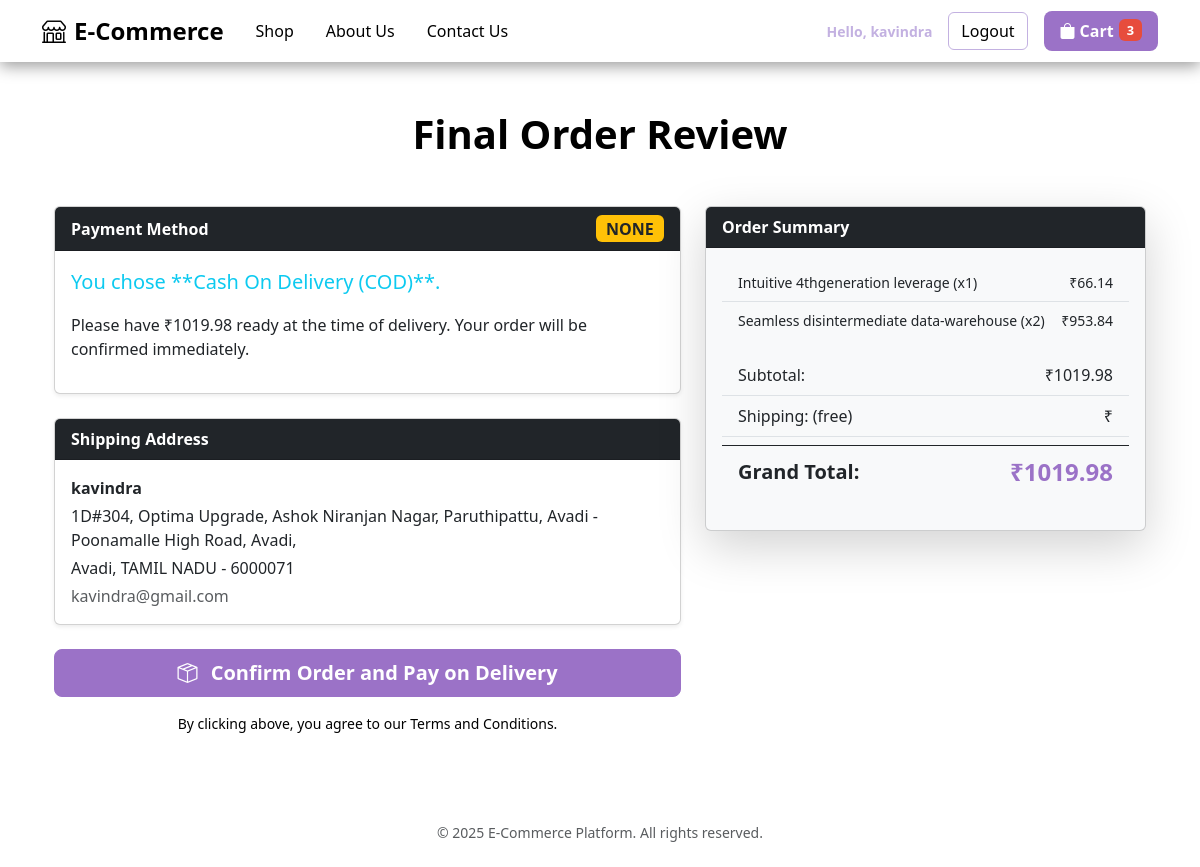
The page /initiate_payment/ (signed in) on the database its author committed.
### store/models.py (models this page shows, shortened)
class Order(models.Model):
    customer = models.ForeignKey(Customer, on_delete=models.SET_NULL, null=True, blank=True)
    date_ordered = models.DateTimeField(auto_now_add=True)
    complete = models.BooleanField(default=False)
    transaction_id = models.CharField(max_length=100, null=True)
    get_total_with_shipping = models.DecimalField(max_digits=10, decimal_places=2, default=0.00)
    @property
    def get_cart_total(self):
        orderitems = self.orderitem_set.all()
        total = sum([item.get_total for item in orderitems])
        return total
    @property
    def get_cart_items(self):
        orderitems = self.orderitem_set.all()
        total = sum([item.quantity for item in orderitems])
        return total
    def get_total_with_shipping(self):
        subtotal = self.get_cart_total
        shipping_cost = Decimal('0.00')
        return subtotal + shipping_cost

class OrderItem(models.Model):
    product = models.ForeignKey('Product', on_delete=models.SET_NULL, null=True)
    order = models.ForeignKey('Order', on_delete=models.SET_NULL, null=True)
    quantity = models.IntegerField(default=0, null=True, blank=True)
    date_added = models.DateTimeField(auto_now_add=True)
    @property
    def get_total(self):
        total = self.product.price * self.quantity
        return total

class Product(models.Model):
    category = models.ForeignKey(Category, on_delete=models.SET_NULL, null=True)
    name = models.CharField(max_length=200)
    price = models.DecimalField(max_digits=7, decimal_places=2)
    image = models.ImageField(upload_to='products/', null=True, blank=True)
    digital = models.BooleanField(default=False, null=True, blank=False)

class ShippingAddress(models.Model):
    customer = models.ForeignKey(Customer, on_delete=models.SET_NULL, null=True, blank=True)
    order = models.ForeignKey(Order, on_delete=models.SET_NULL, null=True, blank=True)
    name = models.CharField(max_length=200, null=False) # Maps to full_name from form
    email = models.CharField(max_length=200, null=True)
    address = models.CharField(max_length=200, null=False)
    address2 = models.CharField(max_length=200, null=True, blank=True)
    city = models.CharField(max_length=200, null=False)
    state = models.CharField(max_length=200, null=False)
    zipcode = models.CharField(max_length=200, null=False)
    date_added = models.DateTimeField(auto_now_add=True)

### store/views.py (the view)
# urls.py: path('initiate_payment/', views.initiate_payment, name='initiate_payment'),
def initiate_payment(request):
    order, shipping_address = get_current_order(request)
    if not order or not shipping_address:
         messages.error(request, "Order or shipping address is missing.")
         return redirect('store:checkout')
    payment_method = request.session.get('payment_method')
    try:
        subtotal = order.get_cart_total
        grand_total = subtotal + SHIPPING_FEE
    except AttributeError:
        grand_total = 0.00
        subtotal = 0.00
        messages.error(request, "Error calculating order total.")
        return redirect('store:checkout')
    context = {
        'order': order,
        'shipping_address': shipping_address,
        'payment_method': payment_method,
    }
    return render(request, 'store/initiate_payment.html', context)

### store/context_processors.py (called while the page is built, shortened)
def cart_context(request):
    cart_items_count = 0
    if request.user.is_authenticated:
        user = request.user
        try:
            customer = user.customer
        except ObjectDoesNotExist:
            customer = Customer.objects.create(
                user=user,
                name=user.username,
                email=user.email
            )
        order, created = Order.objects.get_or_create(customer=customer, complete=False)
        cart_items_count = order.get_cart_items
    return {'cart_items_count': cart_items_count}

### store/views.py (called while the page is built)
def get_current_order(request):
    if not request.user.is_authenticated:
        return None, None
    customer = request.user.customer
    order, created = Order.objects.get_or_create(customer=customer, complete=False)
    shipping_address = ShippingAddress.objects.filter(customer=customer).order_by('-date_added').first()
    return order, shipping_address

### store/templates/store/initiate_payment.html
{% extends 'base.html' %}
{% load static %}
{% block content %}
<div class="container my-5">
    <h1 class="fw-bold text-center mb-5 testimonial-heading">Final Order Review</h1>
    <div class="row g-4">
        <div class="col-lg-7">
            <div class="card shadow-sm mb-4">
                <div class="card-header bg-dark text-white fw-bold d-flex justify-content-between align-items-center">
                    Payment Method
                    <span class="badge bg-warning text-dark fs-6">{{ payment_method|upper }}</span>
                </div>
                <div class="card-body">
                    {% if payment_method == 'razorpay' %}
                        <p class="lead text-primary">You chose **Online Payment**.</p>
                        <p>You will be redirected to the secure Razorpay gateway in the next step to complete the payment for the total amount due.</p>
                    {% else %}
                        <p class="lead text-info">You chose **Cash On Delivery (COD)**.</p>
                        <p>Please have ₹{{ order.get_total_with_shipping|floatformat:2 }} ready at the time of delivery. Your order will be confirmed immediately.</p>
                    {% endif %}
                </div>
            </div>
            <div class="card shadow-sm mb-4">
                <div class="card-header bg-dark text-white fw-bold">Shipping Address</div>
                <div class="card-body">
                    {% if shipping_address %}
                        <p class="mb-1 fw-bold">{{ shipping_address.name }}</p>
                        <p class="mb-1">{{ shipping_address.address }}{% if shipping_address.address2 %}, {{ shipping_address.address2 }}{% endif %}</p>
                        <p class="mb-1">{{ shipping_address.city }}, {{ shipping_address.state }} - {{ shipping_address.zipcode }}</p>
                        <p class="mb-0 text-muted">{{ shipping_address.email }}</p>
                    {% else %}
                        <p class="text-danger">Error: Shipping address could not be loaded. Please return to checkout.</p>
                        <a href="{% url 'store:checkout' %}" class="btn btn-sm btn-outline-danger">Return to Checkout</a>
                    {% endif %}
                </div>
            </div>
            <div class="d-grid gap-2 mt-4">
                {% if payment_method == 'razorpay' %}
                    <a href="{% url 'store:process_razorpay_payment' %}" class="btn btn-success btn-lg fw-bold">
                        <i class="bi bi-shield-lock-fill me-2"></i> Proceed to Secure Payment
                    </a>
                {% else %}
                    <a href="{% url 'store:finalize_cod_order' %}" class="btn btn-primary btn-lg fw-bold">
                        <i class="bi bi-box-seam me-2"></i> Confirm Order and Pay on Delivery
                    </a>
                {% endif %}
            </div>
            <p class="text-center small mt-3">By clicking above, you agree to our Terms and Conditions.</p>
        </div>
        <div class="col-lg-5">
            <div class="card shadow-lg bg-light">
                <div class="card-header bg-dark text-white fw-bold">Order Summary</div>
                <div class="card-body">
                    <ul class="list-group list-group-flush mb-3 small">
                        {% for item in order.orderitem_set.all %}
                        <li class="list-group-item d-flex justify-content-between bg-light">
                            {{ item.product.name }} (x{{ item.quantity }})
                            <span>₹{{ item.get_total|floatformat:2 }}</span>
                        </li>
                        {% endfor %}
                    </ul>
<ul class="list-group list-group-flush mb-3">
    <li class="list-group-item d-flex justify-content-between align-items-center bg-light">
        Subtotal:
        <span>₹{{ order.get_cart_total|floatformat:2 }}</span>
    </li>
    <li class="list-group-item d-flex justify-content-between align-items-center bg-light">
        Shipping: (free)
        <span>₹{{ shipping_fee|floatformat:2 }}</span>
    </li>
    <li class="list-group-item d-flex justify-content-between align-items-center fw-bold fs-5 border-top border-dark mt-2 bg-light">
        Grand Total:
        <span class="fs-4 text-primary">
            ₹{{ order.get_cart_total|floatformat:2 }}
        </span>
    </li>
</ul>
                </div>
            </div>
        </div>
    </div>
</div>
{% endblock content %}

### store/templates/base.html (shortened to what this page needs)
{% load static %}
<!DOCTYPE html>
<html>
<head>
    <link href="https://cdn.jsdelivr.net/npm/bootstrap@5.3.3/dist/css/bootstrap.min.css" rel="stylesheet">
    <link rel="stylesheet" href="https://cdn.jsdelivr.net/npm/bootstrap-icons@1.11.3/font/bootstrap-icons.min.css">
</head>
<body>
    <nav class="navbar navbar-expand-lg navbar-pastel sticky-top">
        <div class="container-fluid container-xl">
            <a class="navbar-brand" href="{% url 'store:home' %}">
                <i class="bi bi-shop me-2"></i>E-Commerce
            </a>
            <div class="collapse navbar-collapse" id="navbarNav">
                <ul class="navbar-nav me-auto mb-2 mb-lg-0">
                    <li class="nav-item">
                        <a class="nav-link" href="{% url 'store:home' %}">Shop</a>
                    </li>
                    <li class="nav-item">
                        <a class="nav-link" href="{% url 'store:about' %}">About Us</a>
                    </li>
                    <li class="nav-item">
                        <a class="nav-link" href="{% url 'store:contact' %}">Contact Us</a>
                    </li>
                </ul>
                <div class="d-flex align-items-center">
                    {% if request.user.is_authenticated %}
                        <span class="text-light me-3 small">Hello, {{request.user.username}}</span>
                        <a href="{% url 'store:logout' %}" class="btn btn-outline-pastel me-3">Logout</a>
                    {% else %}
                        <a href="{% url 'store:login' %}" class="btn btn-outline-pastel me-3">Login</a>
                    {% endif %}
                    <a href="{% url 'store:cart' %}" class="btn btn-cart-pastel">
                        <i class="bi bi-bag-fill me-1"></i> Cart
                        <span class="badge" id="cart-count">
                            {{ cart_items_count|default:0 }}
                        </span>
                    </a>
                </div>
            </div>
        </div>
    </nav>
    <main class="container ">
            {% block content %}
            {% endblock content %}
    </main>
    <footer class="text-center py-4 mt-5 text-muted small">
        <div class="container">
            &copy; 2025 E-Commerce Platform. All rights reserved.
        </div>
    </footer>
</body>
</html>

### store/templates/base.html (style rules this page uses)
:root { --pastel-purple: #9B72C7; --accent-lavender: #C3B1E1; --off-white: #FFFFFF; --bs-primary: var(--pastel-purple); --bs-primary-rgb: 155, 114, 199; }
body { background-color: var(--soft-lavender); font-family: 'Segoe UI', Tahoma, Geneva, Verdana, sans-serif; color: var(--deep-violet); }
.navbar-pastel { background-color: var(--deep-violet) !important; box-shadow: 0 4px 15px rgba(0, 0, 0, 0.4); }
.navbar-pastel .navbar-brand { color: var(--soft-lavender) !important; font-weight: 700; font-size: 1.5rem; }
.navbar-pastel .nav-link { color: var(--soft-lavender) !important; transition: color 0.3s; padding-left: 1rem !important; padding-right: 1rem !important; }
.navbar-pastel .text-light { color: var(--accent-lavender) !important; font-weight: 600; }
.btn-outline-pastel { color: var(--soft-lavender); border-color: var(--accent-lavender); transition: all 0.3s; }
.btn-cart-pastel { background-color: var(--pastel-purple); color: var(--off-white); font-weight: bold; border: none; display: flex; align-items: center; padding: 0.5rem 1rem; border-radius: 0.5rem; transition: background-color 0.2s; }
.btn-cart-pastel .badge { background-color: #E74C3C !important; margin-left: 5px; font-size: 0.8rem; padding: 5px 8px; }
.btn-primary { background-color: var(--pastel-purple) !important; border-color: var(--pastel-purple) !important; transition: transform 0.2s, box-shadow 0.2s; }

### rows shown on the page
Order: get_total_with_shipping "1019.98", get_cart_total "1019.98"
ShippingAddress: name "kavindra", address "1D#304, Optima Upgrade, Ashok Niranjan Nagar, Paruthipattu, Avadi - Poonamalle High Road, Avadi,", city "Avadi", state "TAMIL NADU", zipcode "6000071", email "kavindra@gmail.com"
OrderItem: product.name "Intuitive 4thgeneration leverage", quantity "1", get_total "66.14"
OrderItem: product.name "Seamless disintermediate data-warehouse", quantity "2", get_total "953.84"

### other values the page prints
{{ request.user.username }} "kavindra"
{{ cart_items_count|default:0 }} "3"
{{ payment_method|upper }} "NONE"
